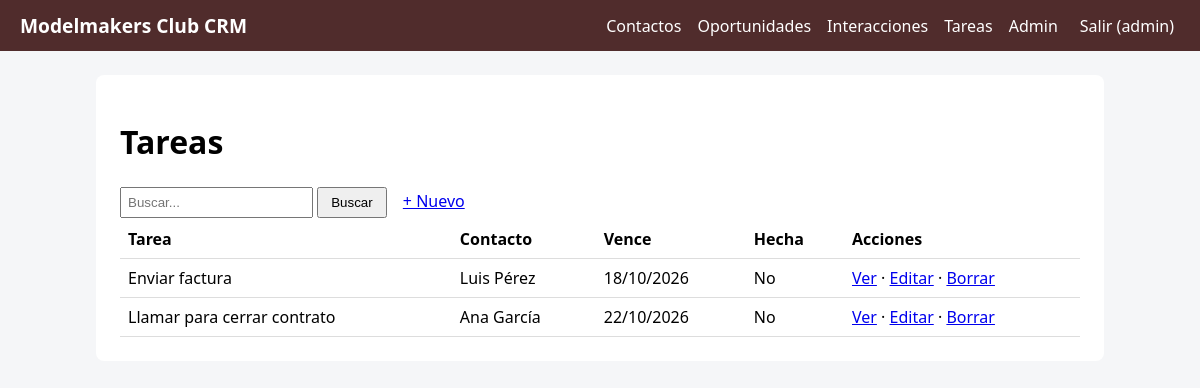
The page /tareas/ (signed in) on the database as committed earlier.
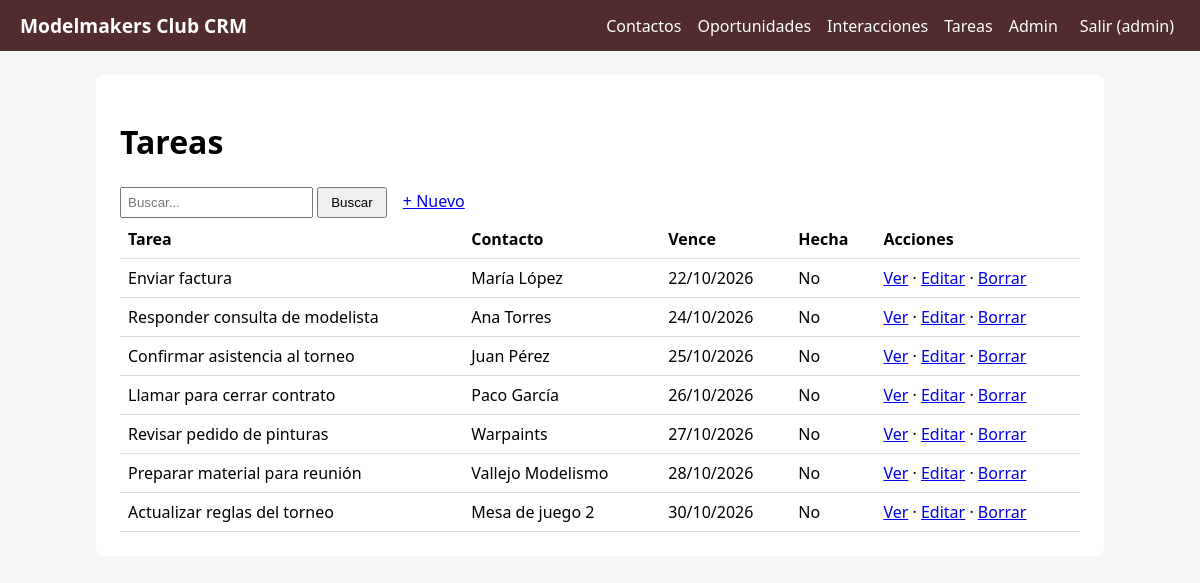
The same page on the database as committed later.
### tareas/models.py (models this page shows, shortened)
class Tarea(models.Model):
    titulo = models.CharField(max_length=150)
    contacto = models.ForeignKey(
        'contactos.Contacto',
        on_delete=models.CASCADE,
        null=True,
        blank=True,
        related_name='tareas'
    )
    vence = models.DateField()
    hecha = models.BooleanField(default=False)
    prioridad = models.CharField(
        max_length=10,
        choices=[
            ('alta', 'Alta'),
            ('media', 'Media'),
            ('baja', 'Baja')
        ],
        default='media',
    )
    class Meta:
        ordering = ['hecha', 'vence']

### contactos/models.py (models this page shows)
class Contacto(models.Model):
    TIPOS = [
        ('socio', 'Socio'),
        ('jugador', 'Jugador Habitual'),
        ('modelista','Pintor / Modelista'),
        ('proveedor', 'Proveedor / Marca'),
        ('cliente', 'Cliente casual'),
        ('mesa', "Mesa de juego"),
        ('otro','Otro')
    ]
    nombre = models.CharField(max_length=120)                        # Texto corto. max_length es OBLIGATORIO
    tipo = models.CharField(max_length=20, choices=TIPOS, default='cliente')  # choices -> desplegable en formularios
    email = models.EmailField(blank=True)                            # blank=True -> se puede dejar vacío
    telefono = models.CharField(max_length=30, blank=True)           # Teléfono como texto (admite +34, espacios)
    notas = models.TextField(blank=True, max_length=500)             # Texto largo
    creado = models.DateTimeField(auto_now_add=True)                 # auto_now_add -> fecha de creación automática
    cuota_mensual = models.BooleanField(default=False, verbose_name="Cuota mensual", help_text="Marca si el socio ha pagado la mensualidad de la asociación")  # Booleano con etiqueta y ayuda
    sistema_preferido = models.CharField(max_length=100, blank=True, verbose_name="Sistema de juego preferido", help_text="P.ej. Warhammer 40k, Age of Sigmar, Star Wars X-Wing, etc.")  # Campo adicional para el sistema de juego preferido
    class Meta:
        ordering = ['nombre']              # Orden por defecto. '-campo' = descendente
    def __str__(self):
        return self.nombre                 # Cómo se muestra el objeto en admin, desplegables, títulos

### tareas/views.py (the view)
# urls.py: path('', views.index, name='index'),                          # /contactos/
@login_required
def index(request):
    q = request.GET.get('q', '').strip()
    objetos = Tarea.objects.all()
    if q:
        objetos = objetos.filter(titulo__icontains=q)
    return render(
        request,
        'tareas/lista.html',
        {'objetos': objetos, 'q': q}
    )

### core/context_processors.py (called while the page is built)
def crm(request):
    return {
        'NOMBRE_CRM': settings.NOMBRE_CRM,
        'COLOR': settings.COLOR_PRINCIPAL,
        'modulos': [{'nombre': m.capitalize(), 'url': f'{m}:index'} for m in settings.MODULOS_CRM],
    }

### tareas/templates/tareas/lista.html (shortened to what this page needs)
{% extends 'core/base.html' %}
{% block content %}
<h1>Tareas</h1>
<form method="get">
 <input name="q" value="{{ q }}" placeholder="Buscar...">
 <button>Buscar</button>
 <a class="btn" href="{% url 'tareas:crear' %}">+ Nuevo</a>
</form>
<table>
 <tr><th>Tarea</th><th>Contacto</th><th>Vence</th><th>Hecha</th><th>Acciones</th></tr>
 {% for o in objetos %}
 <tr><td>{{ o.titulo }}</td><td>{{ o.contacto|default:"—" }}</td><td>{{ o.vence|date:"d/m/Y" }}</td><td>{{ o.hecha|yesno:"Sí,No" }}</td>
  <td><a href="{% url 'tareas:detalle' o.pk %}">Ver</a> ·
      <a href="{% url 'tareas:editar' o.pk %}">Editar</a> ·
      <a href="{% url 'tareas:borrar' o.pk %}">Borrar</a></td></tr>
 {% empty %}<tr><td colspan="5">No hay datos todavía.</td></tr>
 {% endfor %}
</table>
{% endblock %}

### core/templates/core/base.html (shortened to what this page needs)
<!doctype html>
<html lang="es"><head><meta charset="utf-8">
</head>
<body>
<nav>
 <a class="marca" href="{% url 'inicio' %}">{{ NOMBRE_CRM }}</a>
 {% for m in modulos %}<a href="{% url m.url %}">{{ m.nombre }}</a>{% endfor %}
 {% if user.is_staff %}<a href="/admin/">Admin</a>{% endif %}
 {% if user.is_authenticated %}
  <form method="post" action="{% url 'logout' %}" style="margin:0">{% csrf_token %}<button>Salir ({{ user.username }})</button></form>
 {% endif %}
</nav>
<main>
 {% block content %}{% endblock %}
</main>
</body></html>

Rows that differ between the two databases and show on the page:
changed Tarea "Enviar factura": contacto "Luis Pérez" → "María López"; vence "18/10/2026" → "22/10/2026"
added Tarea: titulo "Responder consulta de modelista", contacto "Ana Torres", vence "24/10/2026", hecha "No"
added Tarea: titulo "Confirmar asistencia al torneo", contacto "Juan Pérez", vence "25/10/2026", hecha "No"
changed Tarea "Llamar para cerrar contrato": contacto "Ana García" → "Paco García"; vence "22/10/2026" → "26/10/2026"
added Tarea: titulo "Revisar pedido de pinturas", contacto "Warpaints", vence "27/10/2026", hecha "No"
added Tarea: titulo "Preparar material para reunión", contacto "Vallejo Modelismo", vence "28/10/2026", hecha "No"
added Tarea: titulo "Actualizar reglas del torneo", contacto "Mesa de juego 2", vence "30/10/2026", hecha "No"
